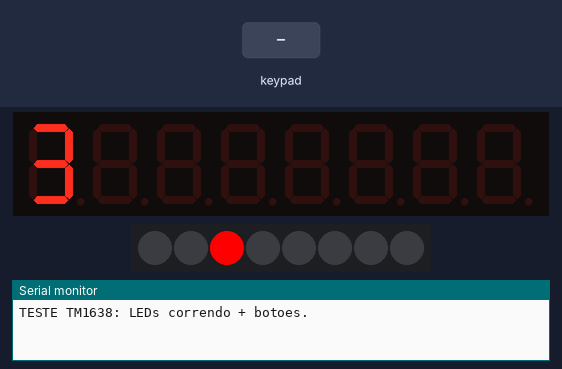
The sketch below on a simulated Arduino Uno, built with avr-gcc and run on an emulated ATmega328P. On the bench: 8-digit seven-segment display, 8 RGB LEDs in strip order, left to right, the last lines printed to the serial monitor. The test bench sets the inputs (shaded band).

Above: at 0.51 s.
1.5 s: key '1' pressed
At 1.63 s:
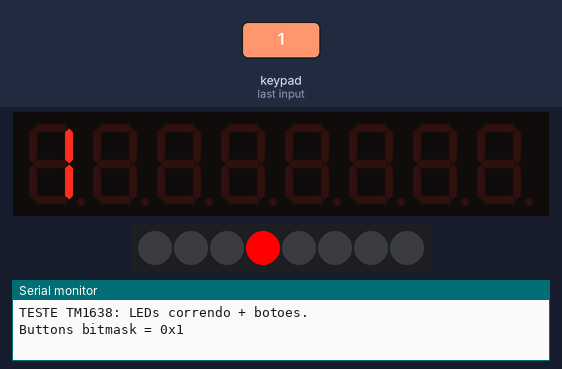
3.0 s: keypad keys 1 2 pressed 0.4 s apart
At 3.12 s:
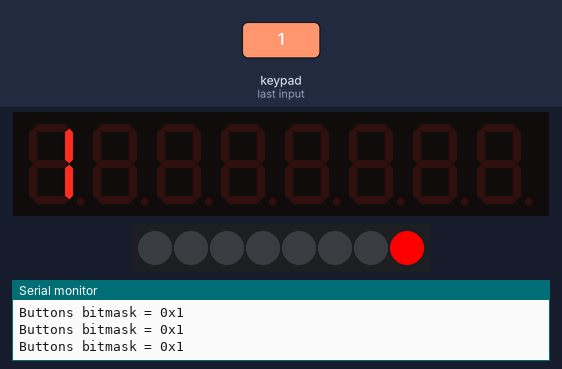
5.3 s: key '3' pressed
At 5.37 s:
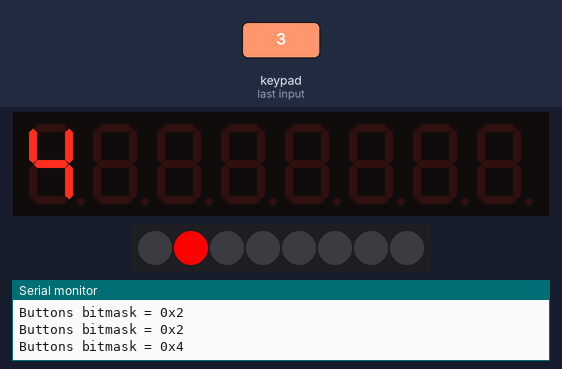
6.8 s: keypad keys 2 5 pressed 0.4 s apart
At 6.98 s:
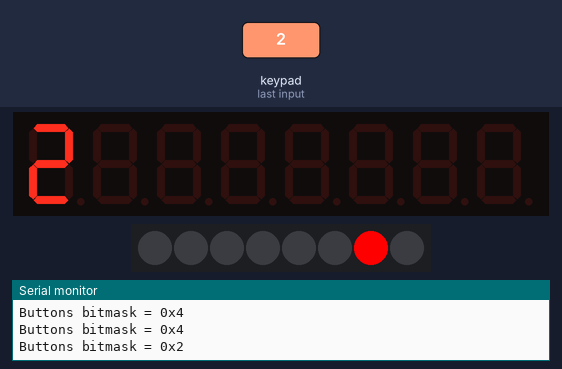
Timing chart, 0 to 10.1 s (numbered marks = the images above; inputs shaded):
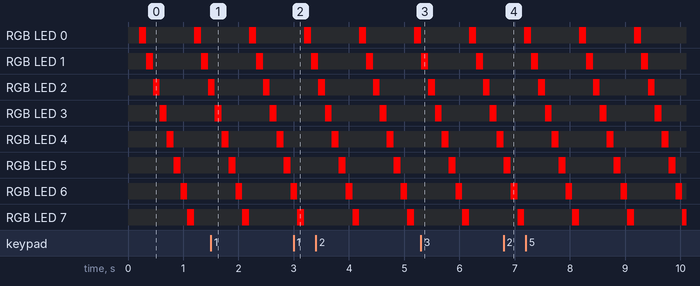

The sketch:

TEST_05_TM1638.ino
```cpp
/*
  TESTE 05 - TM1638
  STB=4  CLK=2  DIO=15
  - Faz "corrida" nos LEDs
  - Mostra no display o indice do LED
  - Lê botões e mostra o bitmask no display (hex)
*/

#include <Arduino.h>
#include <TM1638plus.h>

static const uint8_t TM_STB = 4;
static const uint8_t TM_CLK = 2;
static const uint8_t TM_DIO = 15;

TM1638plus tm(TM_STB, TM_CLK, TM_DIO, false);

void setup() {
  Serial.begin(115200);
  delay(200);

  tm.displayBegin();
  tm.reset();
  tm.brightness(2);

  Serial.println("TESTE TM1638: LEDs correndo + botoes.");
}

void loop() {
  static uint8_t pos = 0;

  // LED chase
  for (uint8_t i = 0; i < 8; i++) tm.setLED(i, (i == pos) ? 1 : 0);
  tm.displayIntNum(pos + 1, false);

  // botões
  uint8_t b = tm.readButtons();
  if (b) {
    Serial.print("Buttons bitmask = 0x");
    Serial.println(b, HEX);
    tm.displayHex(0, b);  // mostra bits em hex no 7-seg
  }

  pos = (pos + 1) & 0x07;
  delay(120);
}
```
